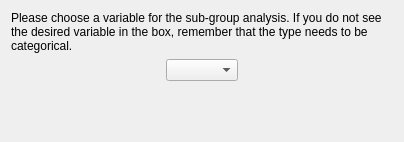
<?xml version="1.0" encoding="UTF-8"?>
<ui version="4.0">
 <class>subgroup_variable_page</class>
 <widget class="QWizardPage" name="subgroup_variable_page">
  <property name="geometry">
   <rect>
    <x>0</x>
    <y>0</y>
    <width>404</width>
    <height>142</height>
   </rect>
  </property>
  <property name="windowTitle">
   <string>WizardPage</string>
  </property>
  <layout class="QVBoxLayout" name="verticalLayout">
   <item>
    <widget class="QLabel" name="label">
     <property name="text">
      <string>Please choose a variable for the sub-group analysis. If you do not see the desired variable in the box, remember that the type needs to be categorical.</string>
     </property>
     <property name="wordWrap">
      <bool>true</bool>
     </property>
    </widget>
   </item>
   <item>
    <layout class="QHBoxLayout" name="horizontalLayout">
     <item>
      <spacer name="horizontalSpacer_2">
       <property name="orientation">
        <enum>Qt::Horizontal</enum>
       </property>
       <property name="sizeHint" stdset="0">
        <size>
         <width>40</width>
         <height>20</height>
        </size>
       </property>
      </spacer>
     </item>
     <item>
      <widget class="QComboBox" name="comboBox"/>
     </item>
     <item>
      <spacer name="horizontalSpacer">
       <property name="orientation">
        <enum>Qt::Horizontal</enum>
       </property>
       <property name="sizeHint" stdset="0">
        <size>
         <width>40</width>
         <height>20</height>
        </size>
       </property>
      </spacer>
     </item>
    </layout>
   </item>
   <item>
    <spacer name="verticalSpacer">
     <property name="orientation">
      <enum>Qt::Vertical</enum>
     </property>
     <property name="sizeHint" stdset="0">
      <size>
       <width>20</width>
       <height>23</height>
      </size>
     </property>
    </spacer>
   </item>
  </layout>
 </widget>
 <resources/>
 <connections/>
</ui>
